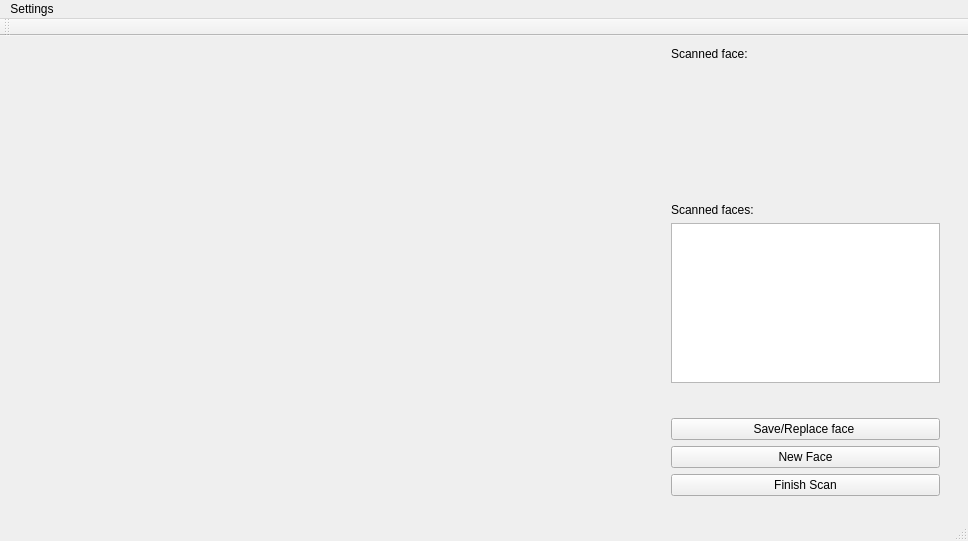
<?xml version="1.0" encoding="UTF-8"?>
<ui version="4.0">
 <class>MainWindow</class>
 <widget class="QMainWindow" name="MainWindow">
  <property name="geometry">
   <rect>
    <x>0</x>
    <y>0</y>
    <width>968</width>
    <height>541</height>
   </rect>
  </property>
  <property name="minimumSize">
   <size>
    <width>0</width>
    <height>480</height>
   </size>
  </property>
  <property name="windowTitle">
   <string>Rubik Cube Scanner</string>
  </property>
  <widget class="QWidget" name="centralWidget">
   <widget class="QWidget" name="formLayoutWidget">
    <property name="geometry">
     <rect>
      <x>660</x>
      <y>0</y>
      <width>291</width>
      <height>471</height>
     </rect>
    </property>
    <layout class="QGridLayout" name="gridLayout_2">
     <item row="12" column="0">
      <widget class="QPushButton" name="nextScannedFace">
       <property name="text">
        <string>New Face</string>
       </property>
      </widget>
     </item>
     <item row="10" column="0">
      <widget class="QPushButton" name="saveScannedFace">
       <property name="text">
        <string>Save/Replace face </string>
       </property>
       <property name="autoDefault">
        <bool>false</bool>
       </property>
       <property name="default">
        <bool>false</bool>
       </property>
       <property name="flat">
        <bool>false</bool>
       </property>
      </widget>
     </item>
     <item row="0" column="0">
      <widget class="QLabel" name="label">
       <property name="text">
        <string>Scanned face:</string>
       </property>
      </widget>
     </item>
     <item row="8" column="0">
      <spacer name="verticalSpacer_2">
       <property name="orientation">
        <enum>Qt::Vertical</enum>
       </property>
       <property name="sizeHint" stdset="0">
        <size>
         <width>20</width>
         <height>45</height>
        </size>
       </property>
      </spacer>
     </item>
     <item row="9" column="0">
      <spacer name="verticalSpacer">
       <property name="orientation">
        <enum>Qt::Vertical</enum>
       </property>
       <property name="sizeHint" stdset="0">
        <size>
         <width>20</width>
         <height>40</height>
        </size>
       </property>
      </spacer>
     </item>
     <item row="5" column="0">
      <widget class="QListWidget" name="facesListView"/>
     </item>
     <item row="6" column="0">
      <spacer name="verticalSpacer_3">
       <property name="orientation">
        <enum>Qt::Vertical</enum>
       </property>
       <property name="sizeHint" stdset="0">
        <size>
         <width>20</width>
         <height>32</height>
        </size>
       </property>
      </spacer>
     </item>
     <item row="2" column="0" alignment="Qt::AlignHCenter">
      <widget class="CVImageWidget" name="facesView" native="true">
       <property name="minimumSize">
        <size>
         <width>130</width>
         <height>130</height>
        </size>
       </property>
       <property name="maximumSize">
        <size>
         <width>130</width>
         <height>130</height>
        </size>
       </property>
      </widget>
     </item>
     <item row="13" column="0">
      <widget class="QPushButton" name="finishScan">
       <property name="text">
        <string>Finish Scan</string>
       </property>
      </widget>
     </item>
     <item row="7" column="0">
      <spacer name="verticalSpacer_4">
       <property name="orientation">
        <enum>Qt::Vertical</enum>
       </property>
       <property name="sizeHint" stdset="0">
        <size>
         <width>20</width>
         <height>40</height>
        </size>
       </property>
      </spacer>
     </item>
     <item row="3" column="0">
      <widget class="QLabel" name="label_2">
       <property name="text">
        <string>Scanned faces:</string>
       </property>
      </widget>
     </item>
    </layout>
   </widget>
   <widget class="CVImageWidget" name="OpenCVViewer" native="true">
    <property name="geometry">
     <rect>
      <x>10</x>
      <y>0</y>
      <width>640</width>
      <height>480</height>
     </rect>
    </property>
    <property name="minimumSize">
     <size>
      <width>640</width>
      <height>480</height>
     </size>
    </property>
    <property name="maximumSize">
     <size>
      <width>1280</width>
      <height>720</height>
     </size>
    </property>
   </widget>
  </widget>
  <widget class="QMenuBar" name="menuBar">
   <property name="geometry">
    <rect>
     <x>0</x>
     <y>0</y>
     <width>968</width>
     <height>25</height>
    </rect>
   </property>
   <widget class="QMenu" name="menuCalibration">
    <property name="title">
     <string>Settings</string>
    </property>
    <addaction name="separator"/>
    <addaction name="actionCalibrate_color_detection"/>
    <addaction name="actionChange_colors"/>
   </widget>
   <addaction name="menuCalibration"/>
  </widget>
  <widget class="QToolBar" name="mainToolBar">
   <attribute name="toolBarArea">
    <enum>TopToolBarArea</enum>
   </attribute>
   <attribute name="toolBarBreak">
    <bool>false</bool>
   </attribute>
  </widget>
  <widget class="QStatusBar" name="statusBar"/>
  <action name="actionCalibrate_color_detection">
   <property name="text">
    <string>Calibrate color detection</string>
   </property>
  </action>
  <action name="actionChange_colors">
   <property name="text">
    <string>Change colors</string>
   </property>
  </action>
 </widget>
 <layoutdefault spacing="6" margin="11"/>
 <customwidgets>
  <customwidget>
   <class>CVImageWidget</class>
   <extends>QWidget</extends>
   <header>cvimagewidget.h</header>
   <container>1</container>
  </customwidget>
 </customwidgets>
 <resources/>
 <connections/>
</ui>
